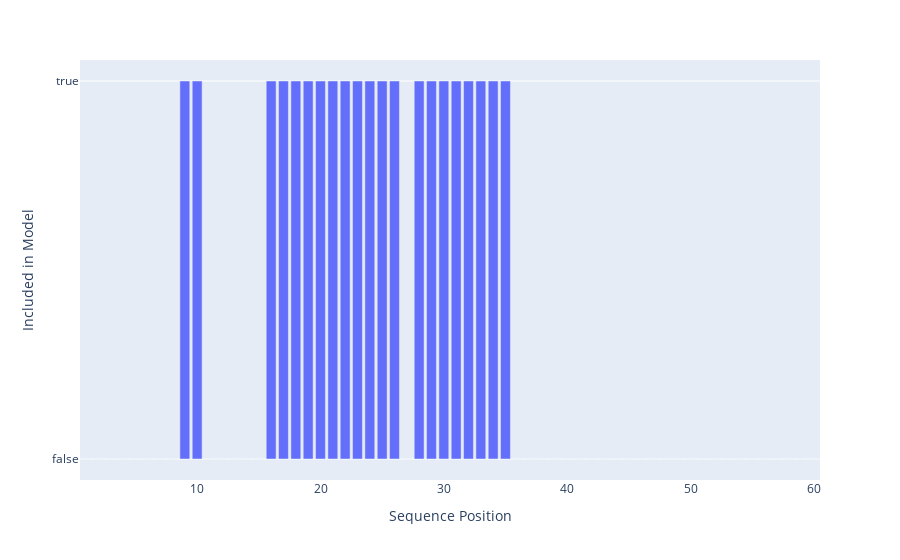

The cell this chart's notebook holds for it:
### Code cell
import plotly.express as px
features = df.drop('Class', axis=1).reset_index(drop=True) # isolate un-hot encoded features
included = [False] * len(features) # keep track of each attribute
for attribute in features.columns:
    index = int(attribute.strip('attribute_')) - 1 # 'attribute_x' -> x
    all_bases = ['x%d_A'%index, 'x%d_C'%index, 'x%d_C'%index, 'x%d_G'%index]
    for single_base in all_bases: # check if any one of this index's bases was included in feature selection 
        if single_base in selected_feature_list:
            included[index] = True
            break

names = [int(attribute.strip('attribute_')) for attribute in features.columns] # 'attribute_x' -> x
base_included = pd.DataFrame(list(zip(names, included)), 
               columns =['Sequence Position', 'Included in Model'])
fig = px.bar(base_included, x='Sequence Position', y='Included in Model') # binary bar chart
fig.show()

### Figure 1 — Plotly figure (JSON) as saved in the notebook; plotly's stock layout.template omitted (floating-point values rounded to 4 significant figures)
{"data": [{"alignmentgroup": "True", "hovertemplate": "Sequence Position=%{x}<br>Included in Model=%{y}<extra></extra>", "legendgroup": "", "marker": {"color": "#636efa"}, "name": "", "offsetgroup": "", "orientation": "v", "showlegend": false, "textposition": "auto", "type": "bar", "x": [1, 2, 3, 4, 5, 6, 7, 8, 9, 10, 11, 12, 13, 14, 15, 16, 17, 18, 19, 20, 21, 22, 23, 24, 25, 26, 27, 28, 29, 30, 31, 32, 33, 34, 35, 36, 37, 38, 39, 40, 41, 42, 43, 44, 45, 46, 47, 48, 49, 50, 51, 52, 53, 54, 55, 56, 57, 58, 59, 60], "xaxis": "x", "y": [false, false, false, false, false, false, false, false, true, true, false, false, false, false, false, true, true, true, true, true, true, true, true, true, true, true, false, true, true, true, true, true, true, true, true, false, false, false, false, false, false, false, false, false, false, false, false, false, false, false, false, false, false, false, false, false, false, false, false, false], "yaxis": "y"}], "layout": {"barmode": "relative", "legend": {"tracegroupgap": 0}, "margin": {"t": 60}, "xaxis": {"anchor": "y", "domain": [0, 1], "title": {"text": "Sequence Position"}}, "yaxis": {"anchor": "x", "domain": [0, 1], "title": {"text": "Included in Model"}}}}
